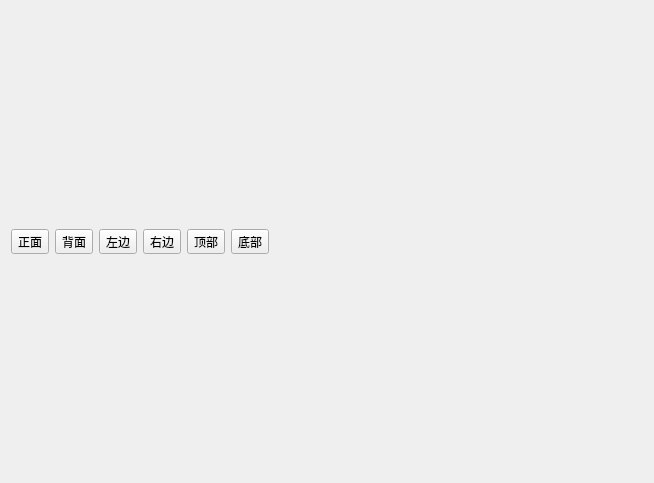
<?xml version="1.0" encoding="UTF-8"?>
<ui version="4.0">
 <class>Widget</class>
 <widget class="QWidget" name="Widget">
  <property name="geometry">
   <rect>
    <x>0</x>
    <y>0</y>
    <width>654</width>
    <height>483</height>
   </rect>
  </property>
  <property name="windowTitle">
   <string>Widget</string>
  </property>
  <layout class="QVBoxLayout" name="verticalLayout">
   <item>
    <layout class="QHBoxLayout" name="horizontalLayout">
     <item>
      <widget class="QToolButton" name="btn_front">
       <property name="text">
        <string>正面</string>
       </property>
      </widget>
     </item>
     <item>
      <widget class="QToolButton" name="btn_back">
       <property name="text">
        <string>背面</string>
       </property>
      </widget>
     </item>
     <item>
      <widget class="QToolButton" name="btn_left">
       <property name="text">
        <string>左边</string>
       </property>
      </widget>
     </item>
     <item>
      <widget class="QToolButton" name="btn_right">
       <property name="text">
        <string>右边</string>
       </property>
      </widget>
     </item>
     <item>
      <widget class="QToolButton" name="btn_top">
       <property name="text">
        <string>顶部</string>
       </property>
      </widget>
     </item>
     <item>
      <widget class="QToolButton" name="btn_bottom">
       <property name="text">
        <string>底部</string>
       </property>
      </widget>
     </item>
     <item>
      <spacer name="horizontalSpacer">
       <property name="orientation">
        <enum>Qt::Horizontal</enum>
       </property>
       <property name="sizeHint" stdset="0">
        <size>
         <width>40</width>
         <height>20</height>
        </size>
       </property>
      </spacer>
     </item>
    </layout>
   </item>
  </layout>
 </widget>
 <layoutdefault spacing="6" margin="11"/>
 <resources/>
 <connections/>
</ui>
